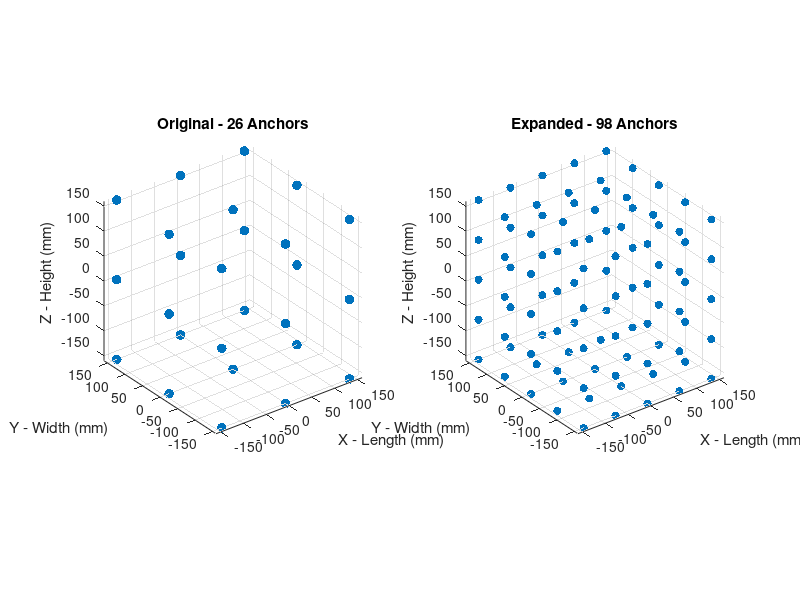

MATLAB code to generate this figure:
%% B5.1 Lesson 2.1
% Anchor Candidate Region Expansion
%
% Research Question:
% Does the original 26-point anchor grid limit
% the six-cable configuration search?
%
% Research Goals:
% 1. Reconstruct original 26 anchor candidates
% 2. Generate 98 expanded anchor candidates
% 3. Verify all points lie on the box boundary
% 4. Verify original points remain available
%
% Units: mm

clear; clc; close all;

%% Step 1: Define the B1 engineering boundary

Lg = 280;   % X - Length
Wg = 300;   % Y - Width
Hg = 320;   % Z - Height

% 各坐标轴正方向的边界位置
half_box = [Lg Wg Hg]/2;

%% Step 2: Reconstruct original anchor candidates

% 原始 3x3 面网格
% 每个坐标轴使用负边界、中心和正边界
x3 = linspace(-Lg/2,Lg/2,3);
y3 = linspace(-Wg/2,Wg/2,3);
z3 = linspace(-Hg/2,Hg/2,3);

% 生成所有 3x3x3 三维网格点
[X3,Y3,Z3] = ndgrid(x3,y3,z3);

% 将网格转换为 N x 3 坐标矩阵
A3_all = [X3(:),Y3(:),Z3(:)];

% 只有至少一个坐标位于边界上的点才保留
% 这样可以删除立方体内部的中心点 [0 0 0]
is_surface3 = any(abs(A3_all)==half_box,2);

A26 = A3_all(is_surface3,:);

fprintf('Original anchor candidates: %d\n', ...
    size(A26,1));

%% Step 3: Generate expanded 5x5 surface grid

% 扩展为每个坐标轴 5 个等间距采样值
x5 = linspace(-Lg/2,Lg/2,5);
y5 = linspace(-Wg/2,Wg/2,5);
z5 = linspace(-Hg/2,Hg/2,5);

% 生成 125 个三维网格点
[X5,Y5,Z5] = ndgrid(x5,y5,z5);

A5_all = [X5(:),Y5(:),Z5(:)];

% 删除内部网格点
% 只保留六个表面上的候选位置
is_surface5 = any(abs(A5_all)==half_box,2);

A98 = A5_all(is_surface5,:);

fprintf('Expanded anchor candidates: %d\n', ...
    size(A98,1));

%% Step 4: Numerical verification

% 确认两个集合的大小
assert(size(A26,1)==26);
assert(size(A98,1)==98);

% 检查新集合没有重复坐标
assert(size(unique(A98,'rows'),1)==98);

% 检查全部新点都在边界面上
assert(all(any(abs(A98)==half_box,2)));

% 检查新集合是否包含全部原始 26 个点
is_old_in_new = ismember(A26,A98,'rows');

assert(all(is_old_in_new), ...
    'Original anchor candidates are missing.');

fprintf('\nAll anchor candidate checks passed.\n');

%% Step 5: Visualise both candidate sets

figure('Color','w');

% 左图：26 个原始候选点
subplot(1,2,1);

scatter3(A26(:,1),A26(:,2),A26(:,3), ...
    50,'filled');

xlabel('X - Length (mm)');
ylabel('Y - Width (mm)');
zlabel('Z - Height (mm)');

title('Original - 26 Anchors');

axis equal;
grid on;
view(3);

% 右图：98 个扩展候选点
subplot(1,2,2);

scatter3(A98(:,1),A98(:,2),A98(:,3), ...
    35,'filled');

xlabel('X - Length (mm)');
ylabel('Y - Width (mm)');
zlabel('Z - Height (mm)');

title('Expanded - 98 Anchors');

axis equal;
grid on;
view(3);

%% Step 6: Save the candidate sets

% 保存两个候选集合，供后面的 B5.2 使用
% 不覆盖已有 B1、B2 数据
save('B5_1_anchor_candidates.mat', ...
    'A26','A98','Lg','Wg','Hg');

fprintf('Anchor candidate sets saved.\n');
